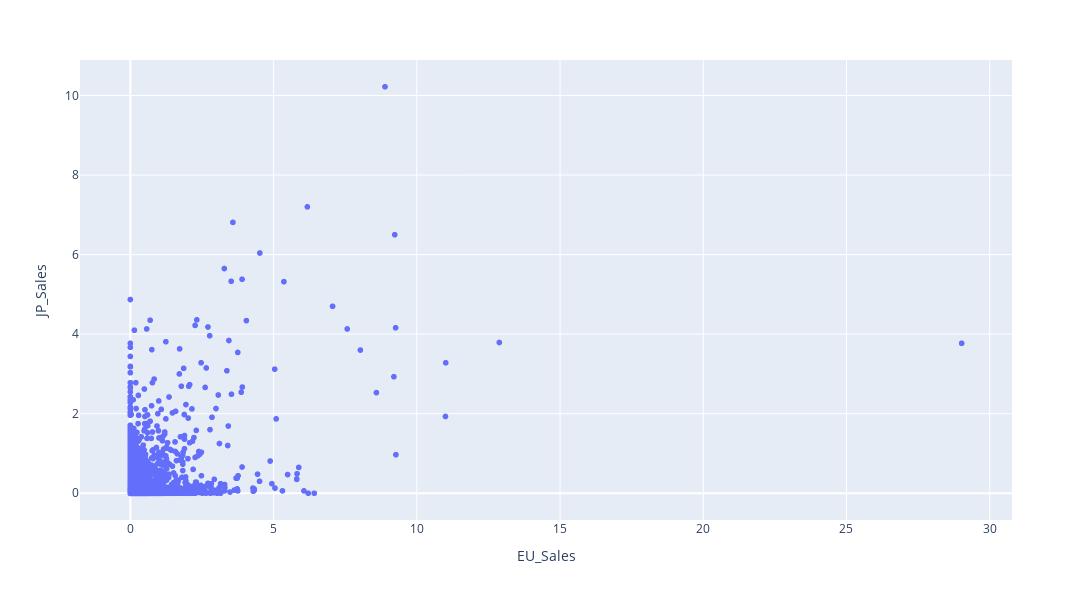

The cell this chart's notebook holds for it:
### Code cell
fig = px.scatter(df, x = "EU_Sales", y = "JP_Sales", width = 1200, height = 600)
fig.show()

### Figure 1 — Plotly figure (JSON) as saved in the notebook; plotly's stock layout.template omitted (floating-point values rounded to 4 significant figures; data arrays with more than 128 entries replaced by an {"elided": "..."} marker saying what was removed)
{"data": [{"hovertemplate": "EU_Sales=%{x}<br>JP_Sales=%{y}<extra></extra>", "legendgroup": "", "marker": {"color": "#636efa", "symbol": "circle"}, "mode": "markers", "name": "", "showlegend": false, "type": "scattergl", "x": {"elided": "16598 float values"}, "xaxis": "x", "y": {"elided": "16598 float values"}, "yaxis": "y"}], "layout": {"height": 600, "legend": {"tracegroupgap": 0}, "margin": {"t": 60}, "width": 1200, "xaxis": {"anchor": "y", "autorange": true, "domain": [0, 1], "range": [-1.742, 30.76], "title": {"text": "EU_Sales"}, "type": "linear"}, "yaxis": {"anchor": "x", "autorange": true, "domain": [0, 1], "range": [-0.6725, 10.89], "title": {"text": "JP_Sales"}, "type": "linear"}}}
